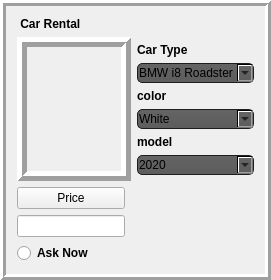
         <widget class="QFrame" name="frame_2">
          <property name="sizePolicy">
           <sizepolicy hsizetype="Expanding" vsizetype="Expanding">
            <horstretch>0</horstretch>
            <verstretch>0</verstretch>
           </sizepolicy>
          </property>
          <property name="maximumSize">
           <size>
            <width>16777215</width>
            <height>16777215</height>
           </size>
          </property>
          <property name="frameShape">
           <enum>QFrame::Box</enum>
          </property>
          <property name="frameShadow">
           <enum>QFrame::Raised</enum>
          </property>
          <property name="lineWidth">
           <number>3</number>
          </property>
          <layout class="QGridLayout" name="gridLayout_15">
           <item row="5" column="3">
            <widget class="QComboBox" name="comboBox_4">
             <property name="font">
              <font>
               <pointsize>9</pointsize>
              </font>
             </property>
             <property name="styleSheet">
              <string notr="true">QComboBox
{
    background-color: QLinearGradient( x1: 0, y1: 0, x2: 0, y2: 1, stop: 0 #4d4d4d, stop: 0 #646464, stop: 1 #5d5d5d);
    padding: 1px;
    border-style: solid;
    border: 1px solid #1e1e1e;
    border-radius: 5;
}
</string>
             </property>
             <property name="currentText">
              <string>White</string>
             </property>
             <item>
              <property name="text">
               <string>White</string>
              </property>
             </item>
             <item>
              <property name="text">
               <string>Grey</string>
              </property>
             </item>
             <item>
              <property name="text">
               <string>Dark Blue</string>
              </property>
             </item>
             <item>
              <property name="text">
               <string>Black</string>
              </property>
             </item>
             <item>
              <property name="text">
               <string>Red</string>
              </property>
             </item>
            </widget>
           </item>
           <item row="3" column="3">
            <widget class="QComboBox" name="comboBox_3">
             <property name="font">
              <font>
               <pointsize>9</pointsize>
              </font>
             </property>
             <property name="styleSheet">
              <string notr="true">QComboBox
{
    background-color: QLinearGradient( x1: 0, y1: 0, x2: 0, y2: 1, stop: 0 #4d4d4d, stop: 0 #646464, stop: 1 #5d5d5d);
    padding: 1px;
    border-style: solid;
    border: 1px solid #1e1e1e;
    border-radius: 5;
}
</string>
             </property>
             <property name="currentText">
              <string>BMW i8 Roadster</string>
             </property>
             <item>
              <property name="text">
               <string>BMW i8 Roadster</string>
              </property>
             </item>
             <item>
              <property name="text">
               <string>Peugeot 508 </string>
              </property>
             </item>
             <item>
              <property name="text">
               <string>Tesla Model S </string>
              </property>
             </item>
             <item>
              <property name="text">
               <string>Toyota RAV4 </string>
              </property>
             </item>
             <item>
              <property name="text">
               <string>Nissan GT-R </string>
              </property>
             </item>
             <item>
              <property name="text">
               <string>Ford Mustang GT </string>
              </property>
             </item>
             <item>
              <property name="text">
               <string>Toyota Hilux</string>
              </property>
             </item>
             <item>
              <property name="text">
               <string>Audi e-tron</string>
              </property>
             </item>
             <item>
              <property name="text">
               <string>Jaguar F-Pace </string>
              </property>
             </item>
            </widget>
           </item>
           <item row="1" column="0" rowspan="8" colspan="2">
            <widget class="QLabel" name="label_20">
             <property name="maximumSize">
              <size>
               <width>10000</width>
               <height>16777215</height>
              </size>
             </property>
             <property name="styleSheet">
              <string notr="true">border-image: url(:/newPrefix/nevencheckin_qrc/caar.png);</string>
             </property>
             <property name="frameShape">
              <enum>QFrame::Box</enum>
             </property>
             <property name="frameShadow">
              <enum>QFrame::Raised</enum>
             </property>
             <property name="lineWidth">
              <number>5</number>
             </property>
             <property name="text">
              <string/>
             </property>
             <property name="pixmap">
              <pixmap>:/newPrefix/check in_qrc/caar.png</pixmap>
             </property>
             <property name="scaledContents">
              <bool>true</bool>
             </property>
            </widget>
           </item>
           <item row="6" column="3">
            <widget class="QLabel" name="label_21">
             <property name="font">
              <font>
               <weight>75</weight>
               <bold>true</bold>
              </font>
             </property>
             <property name="text">
              <string>model</string>
             </property>
            </widget>
           </item>
           <item row="9" column="0">
            <widget class="QPushButton" name="pushButton">
             <property name="text">
              <string>Price</string>
             </property>
            </widget>
           </item>
           <item row="0" column="0" colspan="2">
            <widget class="QLabel" name="label_39">
             <property name="font">
              <font>
               <weight>75</weight>
               <bold>true</bold>
              </font>
             </property>
             <property name="text">
              <string> Car Rental</string>
             </property>
            </widget>
           </item>
           <item row="2" column="3">
            <widget class="QLabel" name="label_17">
             <property name="font">
              <font>
               <weight>75</weight>
               <bold>true</bold>
              </font>
             </property>
             <property name="text">
              <string>Car Type</string>
             </property>
            </widget>
           </item>
           <item row="11" column="0">
            <widget class="QRadioButton" name="radioButton_6">
             <property name="font">
              <font>
               <weight>75</weight>
               <bold>true</bold>
              </font>
             </property>
             <property name="text">
              <string>Ask Now</string>
             </property>
            </widget>
           </item>
           <item row="4" column="3">
            <widget class="QLabel" name="label_18">
             <property name="font">
              <font>
               <weight>75</weight>
               <bold>true</bold>
              </font>
             </property>
             <property name="text">
              <string>color</string>
             </property>
            </widget>
           </item>
           <item row="7" column="3">
            <widget class="QComboBox" name="comboBox_5">
             <property name="font">
              <font>
               <pointsize>9</pointsize>
              </font>
             </property>
             <property name="styleSheet">
              <string notr="true">QComboBox
{
    background-color: QLinearGradient( x1: 0, y1: 0, x2: 0, y2: 1, stop: 0 #4d4d4d, stop: 0 #646464, stop: 1 #5d5d5d);
    padding: 1px;
    border-style: solid;
    border: 1px solid #1e1e1e;
    border-radius: 5;
}
</string>
             </property>
             <property name="currentText">
              <string>2020</string>
             </property>
             <item>
              <property name="text">
               <string>2020</string>
              </property>
             </item>
             <item>
              <property name="text">
               <string>2019</string>
              </property>
             </item>
             <item>
              <property name="text">
               <string>2018</string>
              </property>
             </item>
            </widget>
           </item>
           <item row="10" column="0">
            <widget class="QLineEdit" name="lineEdit_2">
             <property name="readOnly">
              <bool>true</bool>
             </property>
             <property name="clearButtonEnabled">
              <bool>false</bool>
             </property>
            </widget>
           </item>
          </layout>
         </widget>
